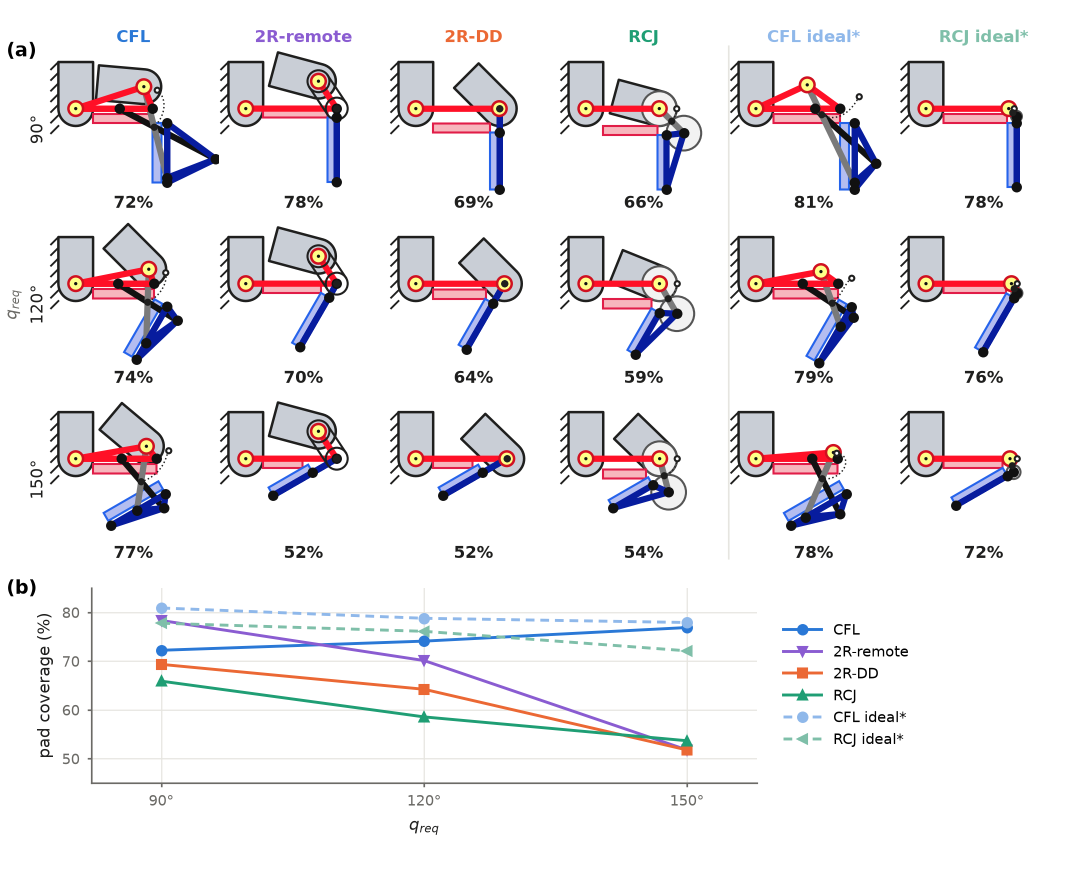
#> input picture report/study1/figures/native_designs_paper_2026-11-20.png, 2148 x 1740 px (shown at 1/2 size)
$ python crop_figures.py out.png
#> lines starting #> are read from the running program, lines starting #| are printed output that depends on the picture
"""Crop report figures into compact strips for the 6-page extended abstract (PNG only).

Interim until the figures are redrawn for the paper. Usage: python crop_figures.py <dest_figures_dir>
"""
import sys
from pathlib import Path
from PIL import Image

ROOT = Path(__file__).resolve().parents[1]
dest = Path(sys.argv[1])
dest.mkdir(parents=True, exist_ok=True)


def stack(parts):
    w = max(p.width for p in parts)
    out = Image.new("RGB", (w, sum(p.height for p in parts)), "white")
    y = 0
    for p in parts:
        out.paste(p, (0, y))
        y += p.height
    return out


def crop(path, boxes):
    im = Image.open(ROOT / path).convert("RGB")
    return stack([im.crop(b) for b in boxes])
#> in stack, `out = Image.new("RGB", (w, sum(p.height for p in parts)), "white")`: out: PIL image 2058x325 RGB; every value is 255
#> after the loop in stack, `for p in parts:`:
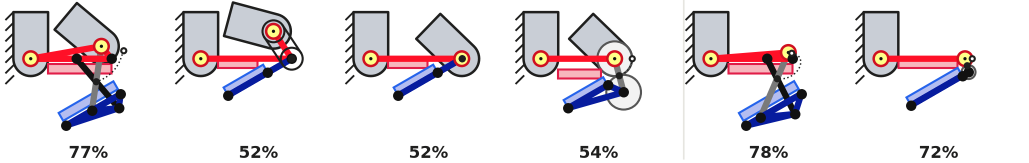
#> out: PIL image 2058x325 RGB (shown at 1/2 size); mean R, G, B 230, 223.6, 227.6
#> after the loop in stack, `for p in parts:`: y = 325


# Native designs at q_req = 150 deg (pad coverage below each), relabelled in the paper's palette.
from PIL import ImageDraw, ImageFont
row = crop("report/study1/figures/native_designs_paper_2026-11-20.png", [(90, 800, 2148, 1125)])
head = Image.new("RGB", (row.width, 70), "white")
#> head: PIL image 2058x70 RGB; every value is 255
draw = ImageDraw.Draw(head)
font = None
for f in ("/usr/share/fonts/truetype/dejavu/DejaVuSerif-Bold.ttf", "/usr/share/fonts/truetype/liberation/LiberationSerif-Bold.ttf"):
    try:
        font = ImageFont.truetype(f, 40)
        break
    except OSError:
        pass
labels = [("CFL (CoDe)", "#2a78d6"), ("2R-remote", "#eb6834"), ("2R-DD", "#1baf7a"), ("RCJ", "#eda100"),
          ("CFL ideal*", "#2a78d6"), ("RCJ ideal*", "#eda100")]
centres = [248, 565, 880, 1197, 1513, 1830]  # column centres of the source figure, x minus the 90 px crop
for (text, colour), cx in zip(labels, centres):
    w = draw.textlength(text, font=font)
    draw.text((cx - 90 - w / 2, 12), text, fill=colour, font=font)
#> this loop made 6 passes
#> w on passes 1 to 6: 258.8, 237.2, 147.1, 84.02, 233, 228.6
stack([head, row]).save(dest / "fig_designs_q150.png")
#> in stack (call 2), `w = max(p.width for p in parts)`: w = 2058
#> in stack (call 2), `out = Image.new("RGB", (w, sum(p.height for p in parts)), "white")`: out: PIL image 2058x395 RGB; every value is 255
#> after the loop in stack (call 2), `for p in parts:`:
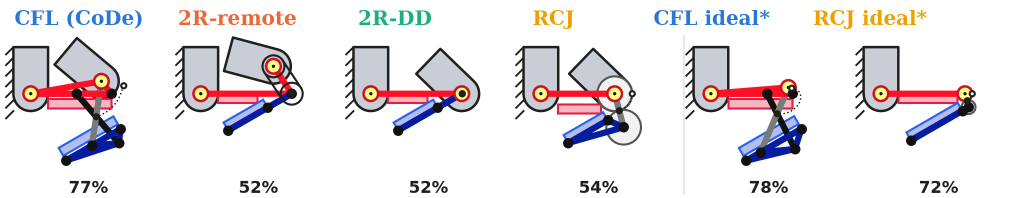
#> out: PIL image 2058x395 RGB (shown at 1/2 size); mean R, G, B 232.5, 227.2, 230.1
#> after the loop in stack (call 2), `for p in parts:`: y = 395
print("written to", dest)

$ run again, with report/study1/figures/study1_designs_q120.png copied over report/study1/figures/native_designs_paper_2026-11-20.png
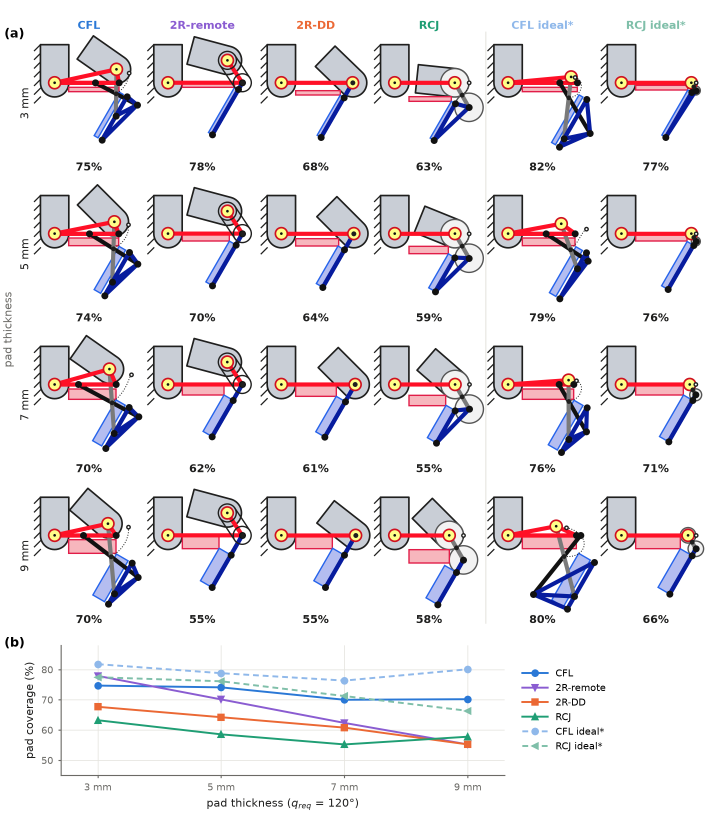
#> input picture report/study1/figures/study1_designs_q120.png, 2148 x 2500 px (shown at 1/3 size)
#> after the loop in stack, `for p in parts:`:
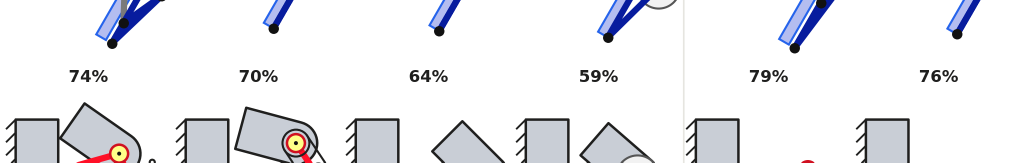
#> out: PIL image 2058x325 RGB (shown at 1/2 size); mean R, G, B 236.1, 236.6, 239.9
#> after the loop in stack, `for p in parts:`: y = 325
#> head: PIL image 2058x70 RGB; every value is 255
#> the loop `for (text, colour), cx in zip(labels, centres):` made 6 passes
#> w on passes 1 to 6: 258.8, 237.2, 147.1, 84.02, 233, 228.6
#> in stack (call 2), `w = max(p.width for p in parts)`: w = 2058
#> after the loop in stack (call 2), `for p in parts:`:
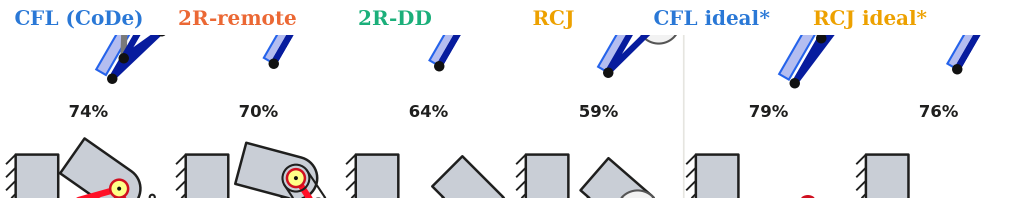
#> out: PIL image 2058x395 RGB (shown at 1/2 size); mean R, G, B 237.4, 237.9, 240.2
#> after the loop in stack (call 2), `for p in parts:`: y = 395

$ run again, with report/study1/figures/study1_designs_q150.png copied over report/study1/figures/native_designs_paper_2026-11-20.png
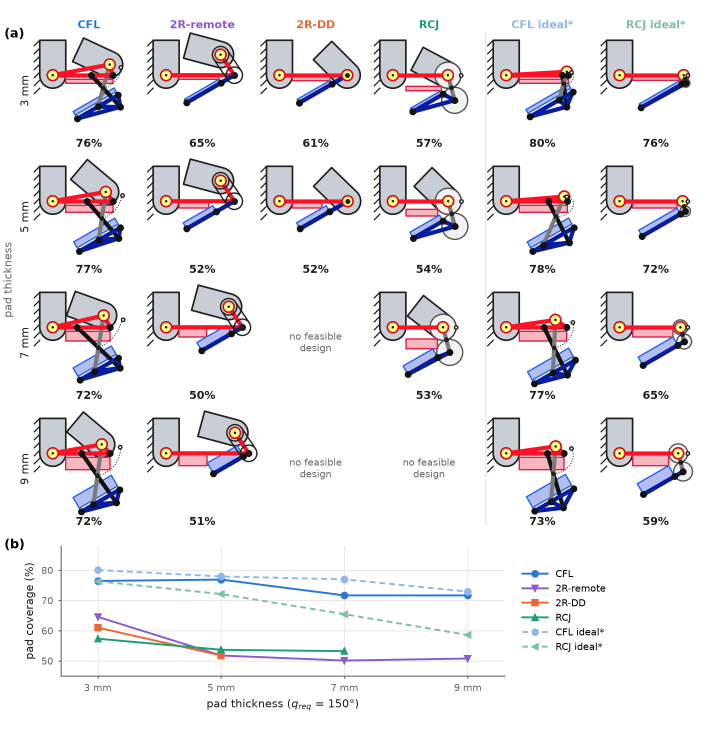
#> input picture report/study1/figures/study1_designs_q150.png, 2148 x 2202 px (shown at 1/3 size)
#> after the loop in stack, `for p in parts:`:
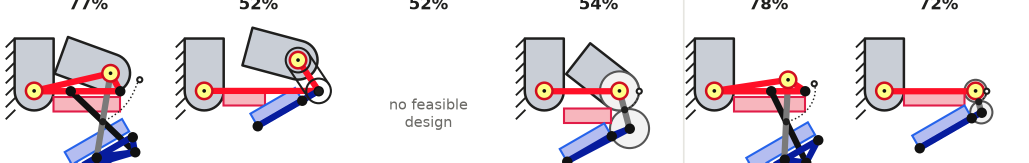
#> out: PIL image 2058x325 RGB (shown at 1/2 size); mean R, G, B 230.9, 223.9, 227.6
#> after the loop in stack, `for p in parts:`: y = 325
#> head: PIL image 2058x70 RGB; every value is 255
#> the loop `for (text, colour), cx in zip(labels, centres):` made 6 passes
#> w on passes 1 to 6: 258.8, 237.2, 147.1, 84.02, 233, 228.6
#> in stack (call 2), `w = max(p.width for p in parts)`: w = 2058
#> after the loop in stack (call 2), `for p in parts:`:
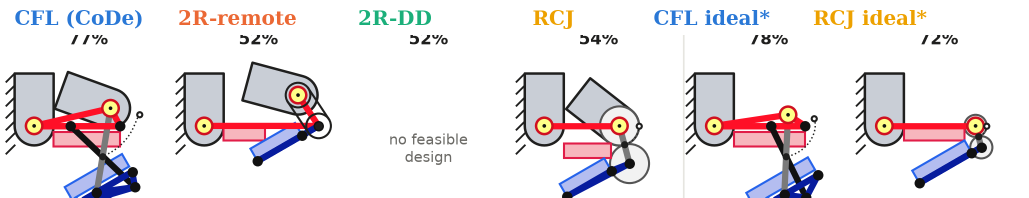
#> out: PIL image 2058x395 RGB (shown at 1/2 size); mean R, G, B 233.2, 227.5, 230.1
#> after the loop in stack (call 2), `for p in parts:`: y = 395

$ run again, with report/study1/figures/study1_designs_q90.png copied over report/study1/figures/native_designs_paper_2026-11-20.png
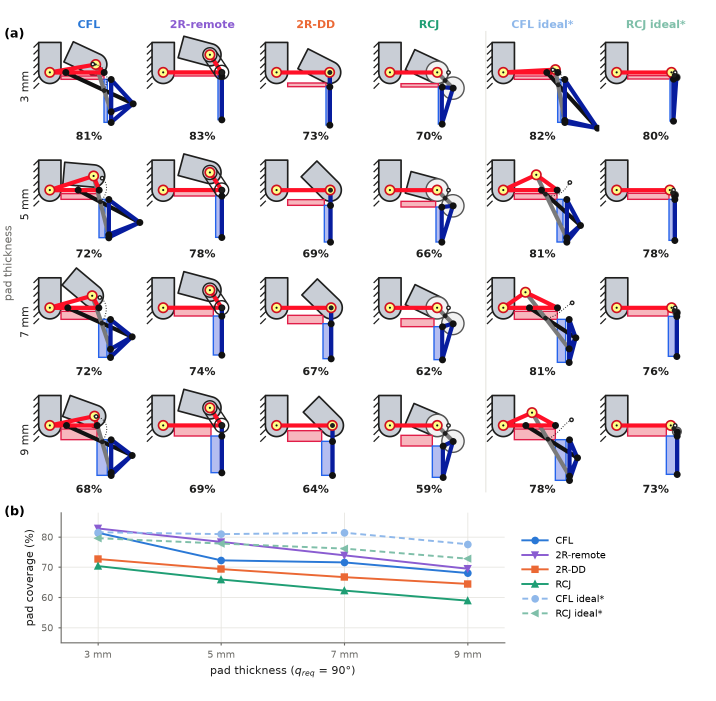
#> input picture report/study1/figures/study1_designs_q90.png, 2148 x 2102 px (shown at 1/3 size)
#> after the loop in stack, `for p in parts:`:
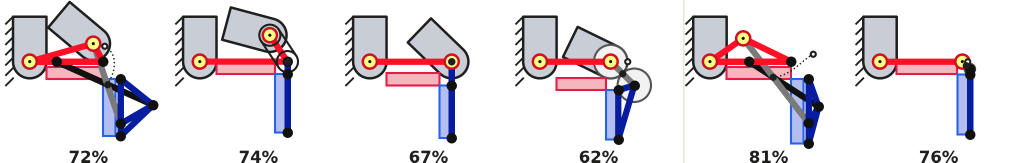
#> out: PIL image 2058x325 RGB (shown at 1/2 size); mean R, G, B 229.4, 222.2, 226.8
#> after the loop in stack, `for p in parts:`: y = 325
#> head: PIL image 2058x70 RGB; every value is 255
#> the loop `for (text, colour), cx in zip(labels, centres):` made 6 passes
#> w on passes 1 to 6: 258.8, 237.2, 147.1, 84.02, 233, 228.6
#> in stack (call 2), `w = max(p.width for p in parts)`: w = 2058
#> after the loop in stack (call 2), `for p in parts:`:
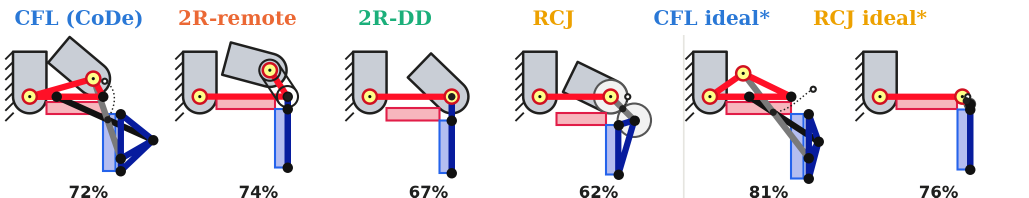
#> out: PIL image 2058x395 RGB (shown at 1/2 size); mean R, G, B 232, 226.1, 229.4
#> after the loop in stack (call 2), `for p in parts:`: y = 395
